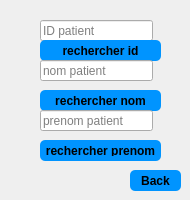
          <widget class="QWidget" name="page_27">
           <widget class="QPushButton" name="pushButton_47">
            <property name="geometry">
             <rect>
              <x>130</x>
              <y>170</y>
              <width>51</width>
              <height>21</height>
             </rect>
            </property>
            <property name="styleSheet">
             <string notr="true">QPushButton {
padding: 5px;
border-radius: 5px;
background-color:#0094ff;
font-weight: bold;
}
QPushButton:hover
{
color :white;
}</string>
            </property>
            <property name="text">
             <string>Back</string>
            </property>
           </widget>
           <widget class="QLineEdit" name="lineEdit_aff_idpatient">
            <property name="geometry">
             <rect>
              <x>40</x>
              <y>20</y>
              <width>113</width>
              <height>21</height>
             </rect>
            </property>
            <property name="placeholderText">
             <string>ID patient</string>
            </property>
           </widget>
           <widget class="QPushButton" name="pb_aff_client">
            <property name="geometry">
             <rect>
              <x>40</x>
              <y>40</y>
              <width>121</width>
              <height>21</height>
             </rect>
            </property>
            <property name="styleSheet">
             <string notr="true">QPushButton {
padding: 5px;
border-radius: 5px;
background-color:#0094ff;
font-weight: bold;
}
QPushButton:hover
{
color :white;
}</string>
            </property>
            <property name="text">
             <string>rechercher id</string>
            </property>
           </widget>
           <widget class="QLineEdit" name="lineEdit_aff_nompatient">
            <property name="geometry">
             <rect>
              <x>40</x>
              <y>60</y>
              <width>113</width>
              <height>21</height>
             </rect>
            </property>
            <property name="placeholderText">
             <string>nom patient</string>
            </property>
           </widget>
           <widget class="QPushButton" name="pb_aff_client_2">
            <property name="geometry">
             <rect>
              <x>40</x>
              <y>90</y>
              <width>121</width>
              <height>21</height>
             </rect>
            </property>
            <property name="styleSheet">
             <string notr="true">QPushButton {
padding: 5px;
border-radius: 5px;
background-color:#0094ff;
font-weight: bold;
}
QPushButton:hover
{
color :white;
}</string>
            </property>
            <property name="text">
             <string>rechercher nom</string>
            </property>
           </widget>
           <widget class="QLineEdit" name="lineEdit_aff_prenompatient">
            <property name="geometry">
             <rect>
              <x>40</x>
              <y>110</y>
              <width>113</width>
              <height>21</height>
             </rect>
            </property>
            <property name="placeholderText">
             <string>prenom patient</string>
            </property>
           </widget>
           <widget class="QPushButton" name="pb_aff_client_3">
            <property name="geometry">
             <rect>
              <x>40</x>
              <y>140</y>
              <width>121</width>
              <height>21</height>
             </rect>
            </property>
            <property name="styleSheet">
             <string notr="true">QPushButton {
padding: 5px;
border-radius: 5px;
background-color:#0094ff;
font-weight: bold;
}
QPushButton:hover
{
color :white;
}</string>
            </property>
            <property name="text">
             <string>rechercher prenom</string>
            </property>
           </widget>
          </widget>
